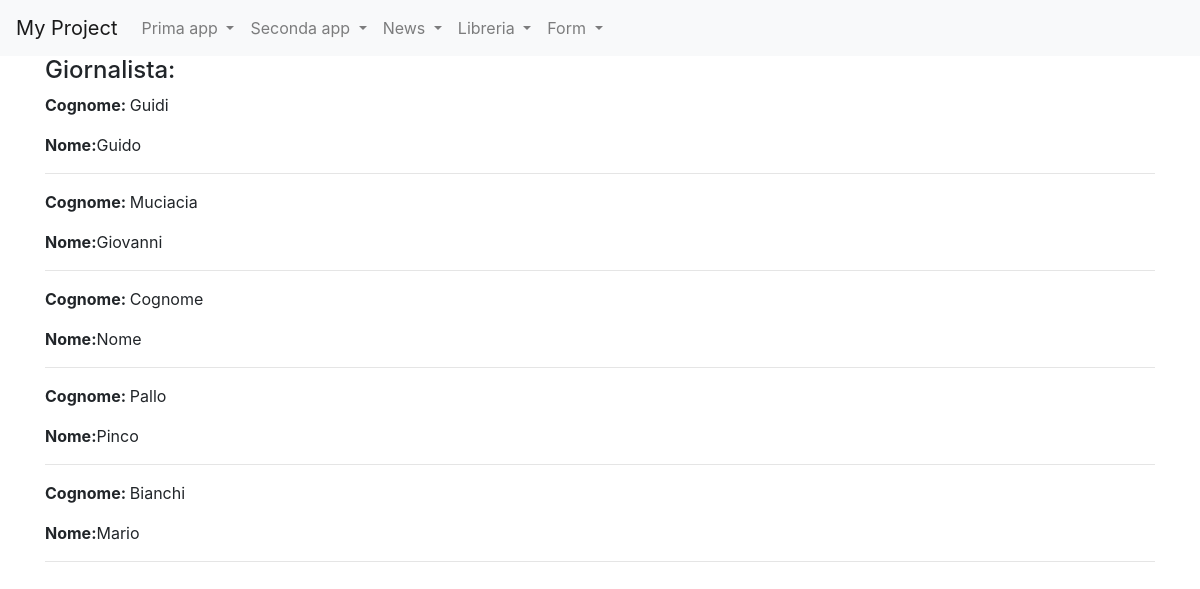
Page /news/lista_giornalisti/ on the committed database.
### news/models.py (models this page shows, shortened)
class Giornalista(models.Model):
    nome= models.CharField(max_length=20)
    cognome= models.CharField(max_length=20)
    class Meta:
        verbose_name="Giornalista"
        verbose_name_plural="Giornalisti"

### news/views.py (the view)
# urls.py: path("lista_giornalisti/", GiornalistaListView.as_view(), name="lista_giornalisti")
class GiornalistaListView(ListView):
    model=Giornalista
    template_name="lista_giornalisti.html"
    def get_context_data(self, **kwargs):
        context=super().get_context_data(**kwargs)
        context["giornalisti"]= Giornalista.objects.all()
        return context

### news/templates/lista_giornalisti.html (shortened to what this page needs)
{% extends 'base.html'%}
{%block content%}
    <h4>Giornalista: </h4>
    {% for giornalista in giornalisti %}
        <p><strong>Cognome: </strong>{{giornalista.cognome}}</p>
        <p><strong>Nome:</strong>{{ giornalista.nome}}</p>
        <hr>
    {% endfor %}
{% endblock content %}

### rows in the picture
Giornalista: cognome "Guidi", nome "Guido"
Giornalista: cognome "Muciacia", nome "Giovanni"
Giornalista: cognome "Cognome", nome "Nome"
Giornalista: cognome "Pallo", nome "Pinco"
Giornalista: cognome "Bianchi", nome "Mario"
